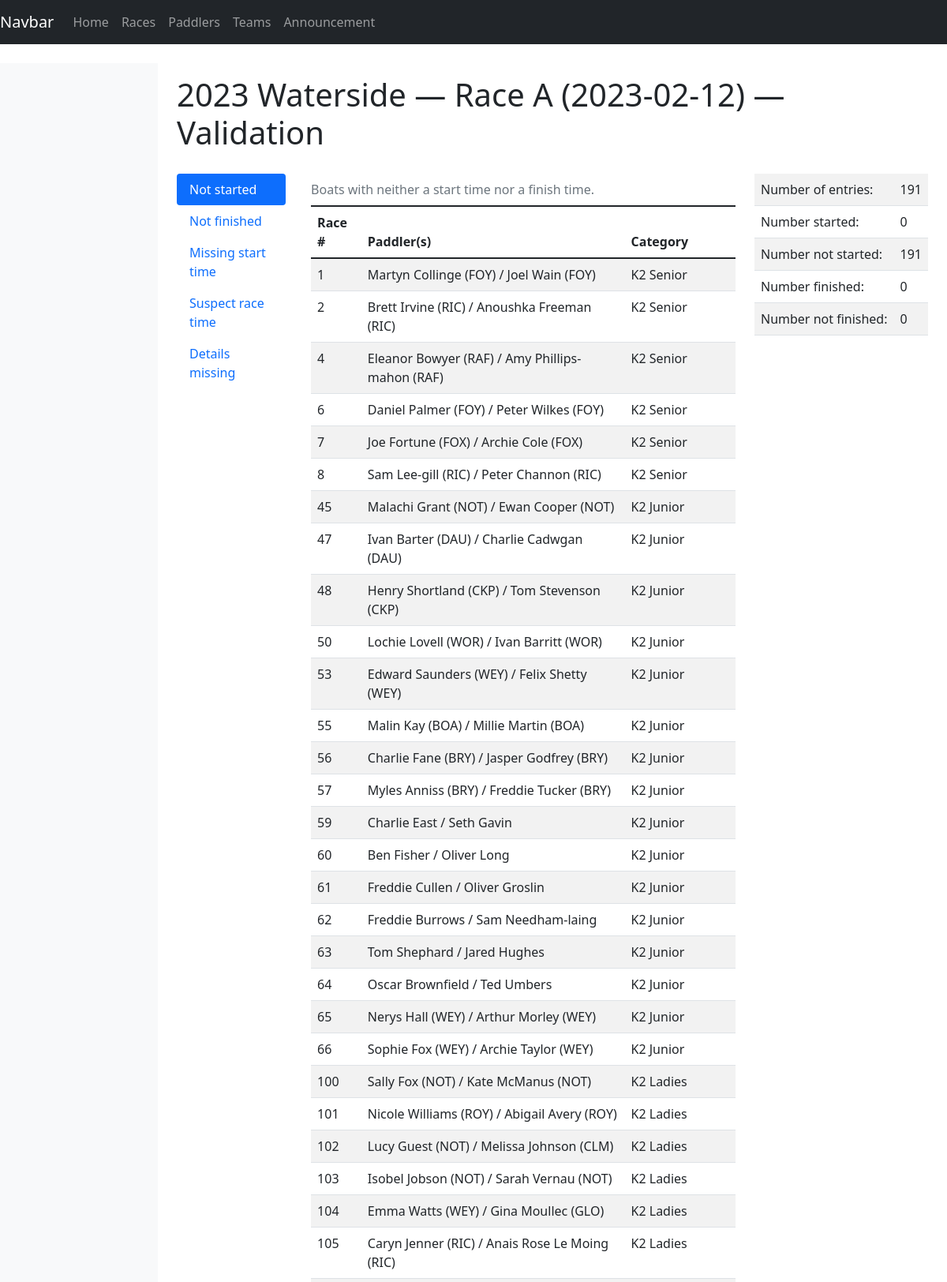
/race/1/results/validate (upper part), run on the app's committed database.
### database/database/race.py (models this page shows, shortened)
class Race(Base):
    __tablename__ = "race"
    __table_args__ = (UniqueConstraint("name", "date", name="uq_race_name_date"),)
    id = Column(Integer, primary_key=True)
    name = Column(String, nullable=False)
    date = Column(Date, nullable=False)
    series_id = Column(Integer, ForeignKey(Series.id), index=True)
    time_min_start = Column(String)
    time_max_start = Column(String)
    time_min_finish = Column(String)
    time_max_finish = Column(String)
    series = relationship(Series, backref="races", lazy="joined")

### database/database/entry.py (models this page shows, shortened)
class Entry(Base):
    __tablename__ = "entry"
    id = Column(Integer, primary_key=True)
    race_id = Column(Integer, ForeignKey(Race.id), index=True)
    category_id = Column(Integer, ForeignKey(Category.id), index=True)
    boat_type = Column(boat_type, index=True)
    entry_number = Column(Integer)
    online = Column(Boolean)
    series = Column(Boolean)
    series_id = Column(Integer, ForeignKey(Series.id), index=True)
    time_start = Column(String)
    time_finish = Column(String)
    time_adjustment = Column(Integer)
    registered = Column(Boolean, default=False, nullable=False)
    retired = Column(Boolean, default=False, nullable=False)
    disqualified = Column(Boolean, default=False, nullable=False)
    note = Column(Text)
    category = relationship(Category, backref="entries", lazy="joined")
    race = relationship(Race, backref="entries", lazy="joined")
    race_number = relationship("Number", secondary="number_entry", uselist=False)
    def __str__(self):
        names = [str(crew) for crew in self.crews]
        return " / ".join(names)
    @property
    def complete(self):
        return not any([crew.paddler.name == "" for crew in self.crews])
    @property
    def started(self):
        return self.time_start is not None
    @property
    def finished(self):
        return self.time_start is not None and (
            self.time_finish is not None or self.retired or self.disqualified
        )

### database/database/number.py (models this page shows, shortened)
class Number(Base):
    __tablename__ = "number"
    id = Column(Integer, primary_key=True)
    lost = Column(Boolean)
    def __str__(self):
        return str(self.id)

### database/database/club.py (models this page shows, shortened)
class Club(Base):
    __tablename__ = "club"
    id = Column(String(3), primary_key=True)
    name = Column(String)

### database/database/paddler.py (models this page shows, shortened)
class Paddler(Base):
    __tablename__ = "paddler"
    id = Column(Integer, primary_key=True)
    bcu = Column(Integer)  # BCU = British Canoe Union
    bcu_expiry = Column(Date)
    division = Column(Integer)
    title = Column(String)
    first = Column(String)
    middle = Column(String)
    last = Column(String)
    suffix = Column(String)
    dob = Column(Date)
    address = Column(String)
    email = Column(String)
    phone = Column(String)
    emergency_name = Column(String)
    emergency_phone = Column(String)
    @hybrid_property
    def name(self):
        name = [self.first, self.middle, self.last]
        name = list(filter(lambda item: item is not None, name))
        name = " ".join(name)
        name = name.strip()
        return name

### database/database/category.py (models this page shows, shortened)
class Category(Base):
    __tablename__ = "category"
    __table_args__ = (UniqueConstraint("label", name="uq_category_label"),)
    id = Column(Integer, primary_key=True)
    label = Column(String)
    def __str__(self):
        return self.label

### kanoe/views/race.py (the view)
@blueprint.route("/race/<race_id>/results/validate")
@login_required
def race_results_validate(race_id):
    entries = session.query(db.Entry).filter(db.Entry.race_id == race_id).all()
    race = session.query(db.Race).get(race_id)
    return render_template(
        "race-results-validate.j2",
        race=race,
        entries=entries,
        time_between=time_between,
    )

### database/database/crew.py (called while the page is built)
    def __str__(self):
        club = f" ({self.club.id})" if self.club else ""
        return f"{self.paddler.name}{club}"

### kanoe/templates/race-results-validate.j2 (shortened to what this page needs)
{% extends "base-fluid.j2" %}
{% block styles %}
{% include 'common/datatables-css.j2' %}
{% endblock %}
{% block content %}
<h1>{{ race.name }} ({{ race.date }}) — Validation</h1>
<div class="row">
    <div class="col-md-9">
        <div class="d-flex align-items-start">
            <div class="nav flex-column nav-pills me-3">
                <button type="button" data-bs-toggle="pill" class="nav-link text-start active"
                    data-bs-target="#not-started">Not started</button>
                <button type="button" data-bs-toggle="pill" class="nav-link text-start"
                    data-bs-target="#not-finished">Not finished</button>
                <button type="button" data-bs-toggle="pill" class="nav-link text-start"
                    data-bs-target="#missing-start">Missing start time</button>
                <button type="button" data-bs-toggle="pill" class="nav-link text-start"
                    data-bs-target="#suspect">Suspect race time</button>
                <button type="button" data-bs-toggle="pill" class="nav-link text-start"
                    data-bs-target="#details">Details missing</button>
            </div>
            <div class="tab-content ms-3">
                <div role="tabpanel" class="tab-pane fade show active" id="not-started">
                    <table class="table table-striped caption-top">
                        <caption>Boats with neither a start time nor a finish time.</caption>
                        <thead>
                            <tr>
                                <th scope="col">Race #</th>
                                <th scope="col">Paddler(s)</th>
                                <th scope="col">Category</th>
                            </tr>
                        </thead>
                        <tbody>
                            {% for entry in entries|selectattr('time_start', "none")|selectattr('time_finish', "none")
                            %}
                            <tr>
                                <td>{{ entry.race_number }}</td>
                                <td>{{ entry }}</td>
                                <td>{{ entry.category}}</td>
                            </tr>
                            {% endfor %}
                        </tbody>
                    </table>
                </div>
            </div>
        </div>
    </div>
    <div class="col-md-3">
        <table class="table table-striped">
            <tbody>
                <tr>
                    <td>Number of entries:</td>
                    <td>{{ entries|length }}</td>
                </tr>
                <tr>
                    <td>Number started:</td>
                    <td>{{ entries|selectattr('started', 'equalto', True)|list|length }}</td>
                </tr>
                <tr>
                    <td>Number not started:</td>
                    <td>{{ entries|selectattr('started', 'equalto', False)|list|length }}</td>
                </tr>
                <tr>
                    <td>Number finished:</td>
                    <td>{{ entries|selectattr('finished', 'equalto', True)|list|length }}</td>
                </tr>
                <tr>
                    <td>Number not finished:</td>
                    <td>{{ entries|selectattr('started', 'equalto', True)|selectattr('finished', 'equalto',
                        False)|list|length }}</td>
                </tr>
            </tbody>
        </table>
    </div>
</div>
{% endblock %}

### kanoe/static/css/styles.css (style rules this page uses)
:root { --colour-yellow: #fed00c; --colour-yellow-muted: #ffe269; }
body { padding-top: 60px; }
.row > * { margin-top: 20px; }

### data on the page
Race: name "2023 Waterside — Race A", date "2023-02-12"
Entry: race_number "1", last "Martyn Collinge (FOY) / Joel Wain (FOY)", category "K2 Senior"
Entry: race_number "2", last "Brett Irvine (RIC) / Anoushka Freeman (RIC)", category "K2 Senior"
Entry: race_number "4", last "Eleanor Bowyer (RAF) / Amy Phillips-mahon (RAF)", category "K2 Senior"
Entry: race_number "6", last "Daniel Palmer (FOY) / Peter Wilkes (FOY)", category "K2 Senior"
Entry: race_number "7", last "Joe Fortune (FOX) / Archie Cole (FOX)", category "K2 Senior"
Entry: race_number "8", last "Sam Lee-gill (RIC) / Peter Channon (RIC)", category "K2 Senior"
Entry: race_number "45", last "Malachi Grant (NOT) / Ewan Cooper (NOT)", category "K2 Junior"
Entry: race_number "47", last "Ivan Barter (DAU) / Charlie Cadwgan (DAU)", category "K2 Junior"
Entry: race_number "48", last "Henry Shortland (CKP) / Tom Stevenson (CKP)", category "K2 Junior"
Entry: race_number "50", last "Lochie Lovell (WOR) / Ivan Barritt (WOR)", category "K2 Junior"
Entry: race_number "53", last "Edward Saunders (WEY) / Felix Shetty (WEY)", category "K2 Junior"
Entry: race_number "55", last "Malin Kay (BOA) / Millie Martin (BOA)", category "K2 Junior"
Entry: race_number "56", last "Charlie Fane (BRY) / Jasper Godfrey (BRY)", category "K2 Junior"
Entry: race_number "57", last "Myles Anniss (BRY) / Freddie Tucker (BRY)", category "K2 Junior"
Entry: race_number "59", last "Charlie East / Seth Gavin", category "K2 Junior"
Entry: race_number "60", last "Ben Fisher / Oliver Long", category "K2 Junior"
Entry: race_number "61", last "Freddie Cullen / Oliver Groslin", category "K2 Junior"
Entry: race_number "62", last "Freddie Burrows / Sam Needham-laing", category "K2 Junior"
Entry: race_number "63", last "Tom Shephard / Jared Hughes", category "K2 Junior"
Entry: race_number "64", last "Oscar Brownfield / Ted Umbers", category "K2 Junior"
Entry: race_number "65", last "Nerys Hall (WEY) / Arthur Morley (WEY)", category "K2 Junior"
Entry: race_number "66", last "Sophie Fox (WEY) / Archie Taylor (WEY)", category "K2 Junior"
Entry: race_number "100", last "Sally Fox (NOT) / Kate McManus (NOT)", category "K2 Ladies"
Entry: race_number "101", last "Nicole Williams (ROY) / Abigail Avery (ROY)", category "K2 Ladies"
Entry: race_number "102", last "Lucy Guest (NOT) / Melissa Johnson (CLM)", category "K2 Ladies"
Entry: race_number "103", last "Isobel Jobson (NOT) / Sarah Vernau (NOT)", category "K2 Ladies"
Entry: race_number "104", last "Emma Watts (WEY) / Gina Moullec (GLO)", category "K2 Ladies"
Entry: race_number "105", last "Caryn Jenner (RIC) / Anais Rose Le Moing (RIC)", category "K2 Ladies"

### other printed values
{{ entries|length }} "191"
{{ entries|selectattr('started', 'equalto', True)|list|length }} "0"
{{ entries|selectattr('started', 'equalto', False)|list|length }} "191"
{{ entries|selectattr('finished', 'equalto', True)|list|length }} "0"
